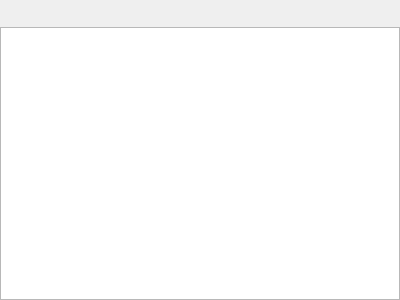
<?xml version="1.0" encoding="UTF-8"?>
<ui version="4.0">
 <class>FrmConsole</class>
 <widget class="QWidget" name="FrmConsole">
  <property name="geometry">
   <rect>
    <x>0</x>
    <y>0</y>
    <width>400</width>
    <height>300</height>
   </rect>
  </property>
  <property name="windowTitle">
   <string>Form</string>
  </property>
  <layout class="QHBoxLayout" name="horizontalLayout">
   <property name="spacing">
    <number>5</number>
   </property>
   <property name="margin">
    <number>0</number>
   </property>
   <item>
    <layout class="QVBoxLayout" name="verticalLayout">
     <property name="spacing">
      <number>2</number>
     </property>
     <item>
      <widget class="QGradientPanel" name="paCaption" native="true">
       <property name="minimumSize">
        <size>
         <width>0</width>
         <height>25</height>
        </size>
       </property>
      </widget>
     </item>
     <item>
      <widget class="QCommandPrompt" name="edConsole">
       <property name="font">
        <font>
         <family>Courier New</family>
         <pointsize>10</pointsize>
        </font>
       </property>
      </widget>
     </item>
    </layout>
   </item>
  </layout>
 </widget>
 <customwidgets>
  <customwidget>
   <class>QCommandPrompt</class>
   <extends>QPlainTextEdit</extends>
   <header>QCommandPrompt.h</header>
  </customwidget>
  <customwidget>
   <class>QGradientPanel</class>
   <extends>QWidget</extends>
   <header>QGradientPanel.h</header>
   <container>1</container>
  </customwidget>
 </customwidgets>
 <resources/>
 <connections/>
</ui>
